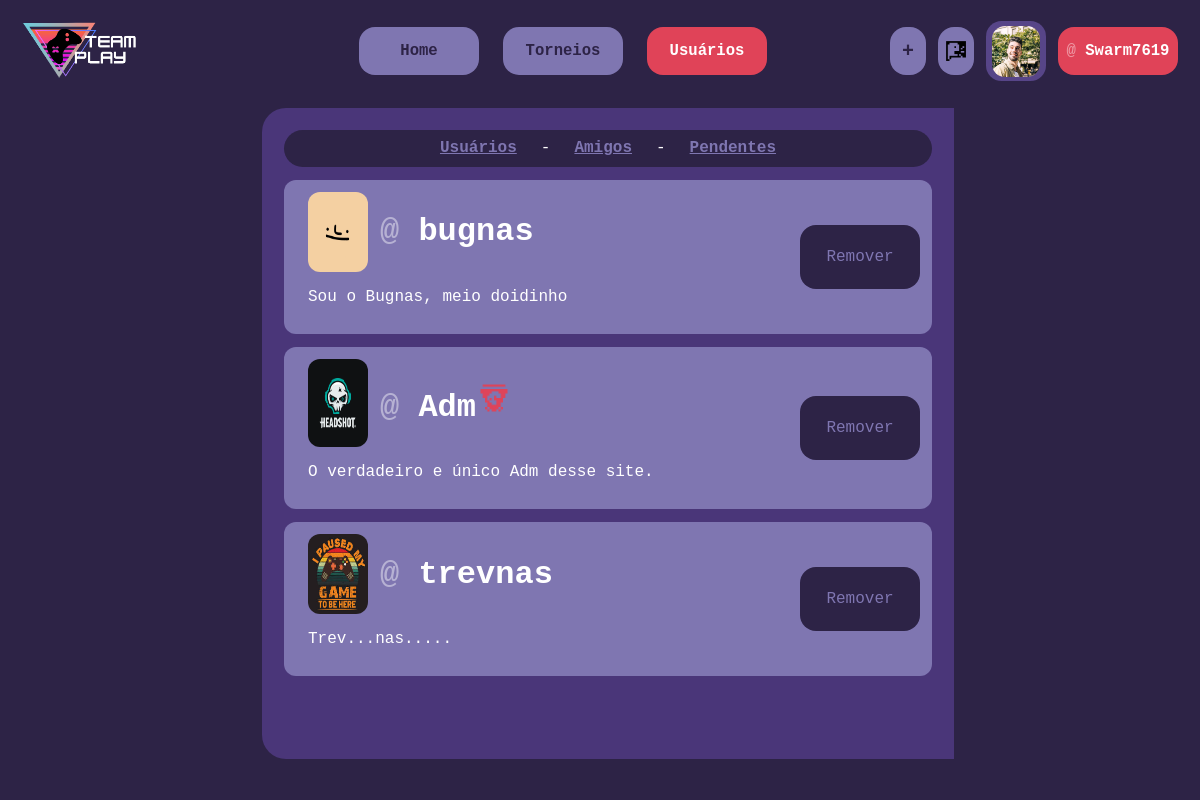
The page /public/html/friends.php?amigos (signed in) on the database its author committed.
### tables this page shows
CREATE TABLE `users` (
  `id` int(11) NOT NULL,
  `username` varchar(255) NOT NULL,
  `nickname` varchar(255) NOT NULL,
  `email` varchar(255) NOT NULL,
  `password` varchar(255) NOT NULL,
  `token` varchar(11) NOT NULL,
  `level` int(3) NOT NULL,
  `verified` int(3) NOT NULL,
  `status` int(3) NOT NULL,
  `birthday` date NOT NULL,
  `picture` varchar(255) NOT NULL,
  `region` varchar(2) NOT NULL,
  `join_date` date NOT NULL,
  `socials` varchar(1000) NOT NULL,
  `favorite_game` int(3) NOT NULL,
  `games` varchar(1000) NOT NULL,
  `gameplay` varchar(255) NOT NULL,
  `description` varchar(255) NOT NULL,
  `reputation` varchar(50) NOT NULL
);

### backend/classes/conn.php (called while the page is built, shortened)
<?php
function ids() {
    $f_ids = [];
    if ($_SESSION['userfriends']) {
        foreach ($_SESSION['userfriends'] as $f) {
            array_push($f_ids,$f[0]);
        }
        return implode(", ", $f_ids);
    } else {
        return false;
    }
};

### public/html/friends.php (the view, shortened to what this page needs)
<!DOCTYPE html>
<html lang="pt-br">
<head>
    <link rel="stylesheet" href="../css/global.css">
    <link rel="stylesheet" href="../css/style.css">
    <link rel="stylesheet" href="../css/styleNew.css">
    <link rel="stylesheet" href="../css/styleFriends.css">
    <?php
    include '../../backend/classes/conn.php';
    $logged = false;
    if (isset($_SESSION['username'])) {
        $logged = true;
    } else {
        header('Location: welcome.html');
    }
    ?>
</head>
<body>
<div class="main">
<div class="content">
<div class="toolbar">
    <div class="logo">
        <a href="index.php">
            <img src="../assets/Logo_Full.png" style="width: 10vw;" alt="TeamPlay">
        </a>
    </div>
    <div class="pages">
        <a href="index.php">
        <button class="toolbutton" id="pghome"><h1>Home</h1></button></a>
        <a href="tournaments.php">
        <button class="toolbutton" id="pgtrn"><h1>Torneios</h1></button></a>
        <a href="friends.php">
        <button class="toolbutton active" id="pgfrn"><h1>Usuários</h1></button></a>
    </div>
    <div class="userarea">
        <?php if ($logged) { ?>
        <a href="post.php" style="position: absolute; right: 23vw">
            <button class="toolbutton" id="pghome" style="width: 3vw"><h1 style="font-size: x-large;">+</h1></button></a>
        <a href="chats/index.php" style="position: absolute; right: 19vw">
        <button class="toolbutton" id="pghome" style="width: 3vw"><img src="../assets/icons/chat.png" style="width: 2.2vw; filter: brightness(0);"></button></a>
        <div class="pfpimg">
        <img src="<?php echo $_SESSION['pfp']; ?>" alt="User">
        </div>
        <?php } ?>
        <a href="user.php">
    <button class="toolbutton active" id="pghome"><h1><?php echo '<span class="at">@ </span><span>'.$_SESSION["nickname"].'</span>'?></h1></button></a>
    </div>
</div>
<div class="page">
<div class="con1">
        <div class="procura">
    <div class="tabs">
        <a href="friends.php"><strong>Usuários</strong></a>-
        <a href="friends.php?amigos"><strong>Amigos</strong></a>-
        <a href="friends.php?pendentes"><strong>Pendentes</strong><?php if ($_SESSION['notif']) {echo ' <div class="notif"></div>';} ?></a>
</div>
</div>
                <?php
$sql_tour = "SELECT * FROM users";
$res_tour = $conn -> query($sql_tour);
$row = $res_tour -> fetch_object();
if(isset($_GET['selAGame'])){
    $nick = '';
    $rank = '';
    $selFilters = [];
    if (isset($_GET['inputText'])) {
        $nick = 'users.games LIKE "%'.$_GET['inputText'].'%" ';
        array_push($selFilters, $nick);
    }
    if (isset($_GET['menu1'])) {
        $rank = 'OR users.games LIKE "%'.$_GET['menu1'].'%" ';
        array_push($selFilters, $rank);
    }
    array_push($selFilters, []);
    if (isset($_GET['checkGroup'])) {
    }
    $_SESSION['filters'] = $selFilters;
    $sql_tour = "SELECT * FROM users WHERE ".$nick.$rank.";";
    $res_tour = $conn -> query($sql_tour);
    $row = $res_tour -> fetch_object();
}
else if (isset($_GET['amigos'])){
    if (count($_SESSION['userfriends']) > 0) {
        $sql_tour = "SELECT * FROM users WHERE users.id in (".ids().")";
    } else {
        header('Location: friends.php');
    }
    $res_tour = $conn -> query($sql_tour);
    $row = $res_tour -> fetch_object();
}
if (!(isset($_GET['pendentes']) OR isset($_GET['gamefilter']))) {
    for ($t=0; $t<$res_tour->num_rows; $t++) {
        if ($row->picture == '' or $row->picture == '-' or $row->picture == '...') {
        $pfp = '../assets/user.png';
        } else {
            $pfp = $row->picture;
        }
        ?>
        <div class="post">
            <div class="sidepost">
            <div style="display: flex; align-items: center; gap: 2vw">
                <a class="postagem" style="display: flex;" href="user.php?uid=<?php echo $row->id; ?>">
                <img src="<?php echo $pfp; ?>" width="40px" class="pfp">
                <h1>
                    <span class="at">@ </span><?php echo $row->username; ?><?php if($row->verified == '1') { ?><img src="../assets/icons/icon_ver.png" class="verif" style="width: 3vw;" alt="Verificado">
                    <?php } ?>
                </h1>
                </a>
            </div>
            <p>
            <?php echo $row->description; ?>
            </p>
            </div>
            <?php
            if ($row->id != $_SESSION['id']) {
                    $isFriend = false;
                    foreach ($_SESSION['userfriends'] as $f) {
                        if ($row->id == $f[0]) {
                            $isFriend = true;
                            break;
                        }
                    }
                    if ($isFriend) {
                        ?>
                        <div style="display: flex; align-items: center; gap: 2vw">
                            <a href="friends.php?remover=<?php echo $row->id; ?>">
                                <button class="toolbutton config" style="height: 8vh; font-size: large">Remover</button>
                            </a>
                        </div>
                        <?php };
            } else {  ?>
            <div style="display: flex; align-items: center; gap: 2vw">
            <a href="edit.php"><button class="toolbutton config" style="height: 8vh; font-size: large;">Editar Perfil</button></a>
            </div>
            <?php } ?>
        </div>
    <?php
    $row = $res_tour -> fetch_object();
    };
    };
    ?>
</div>
</div>
</div>
</div>
</body>
</html>

### public/css/global.css (style rules this page uses)
* { font-family: monospace; }
:root { --will: white; --mag: #e04358; --light: #7f76b1; --shade1: #4a3679; --shade2: #574588; --black: #2d2346; --void: #1c1431; --error: #ff1900; --mag-a: #c51c6b75; --shade-a: #443a7f71; --shade2-a: #5745888e; --black-a: #1c1636a4; height: 97%; scroll-behavior: smooth; }
.verif { width: 3vw; user-select: none; display: inline; }

### public/css/style.css (style rules this page uses)
body { background-color: var(--black); font-family: monospace; color: var(--will); overflow-x: hidden; height: 100%; align-items: center; left: 1%; }
.main { width: 100%; height: 100%; display: inline-flex; background-color: var(--black); top: 0%; position: absolute; }
.content { width: 100%; }
.logo { background: none; border: none; }
.logo img { transition: .5s; }
.toolbutton { transition: .5s; height: 6vh; width: 10vw; border: none; border-radius: 2vh; font-size: .6rem; color: var(--black); display: inline-flex; background-color: var(--light); align-items: center; justify-content: center; }
.toolbutton.active { font-size: .6rem; background-color: var(--mag); color: var(--will); }
.toolbar { padding-inline: 2%; display: flex; justify-content: space-between; align-items: center; width: 96.5%; height: 13%; top: -0.1%; left: -1%; position: absolute; background-color: var(--black); z-index: 2; }
.pages { display: flex; gap: 2vw; }
.pfpimg { width: 5vw; height: 5vw; display: flex; align-items: center; justify-content: center; background-color: var(--shade2); border-radius: 1.2rem; margin-right: 1vw; }
.pfpimg img { width: 80%; border-radius: 1rem; }
.userarea { max-width: 25%; display: flex; justify-content: center; align-items: center; }
.at { color: rgba(255, 255, 255, 0.436); }
.page { color: var(--will); display: flex; justify-content: space-evenly; width: 91%; height: fit-content; background-color: var(--black); color: var(--light); font-family: monospace; top: 12vh; left: 6vw; position: absolute; padding: 1%; }
.con1 { width: 60%; background-color: var(--shade2); color: var(--will); padding: 2%; border-radius: 2vw 0% 0% 2vw; overflow-y: auto; height: 76vh; overflow-y: auto; }
.post { background-color: var(--light); margin-top: 2%; padding: 2%; border-radius: 1vw; transition: .5s; }

### public/css/styleNew.css (style rules this page uses)
body { background-color: var(--black); font-family: monospace; color: white; overflow-x: hidden; height: 100%; align-items: center; left: 1%; }
.main { width: 100%; height: 100%; display: inline-flex; background-color: var(--black); top: 0%; position: absolute; }
.content { width: 100%; display: flex; flex-direction: row; justify-content: center; }
.logo { background: none; border: none; }
.logo img { transition: .5s; }
.toolbutton { transition: .5s; height: 6vh; width: 10vw; border: none; border-radius: 2vh; font-size: .6rem; color: var(--black); display: inline-flex; background-color: var(--light); align-items: center; justify-content: center; }
.toolbutton.active { background-color: var(--mag); color: white; }
.toolbar { padding-inline: 2%; display: flex; justify-content: space-between; align-items: center; width: 96.5%; height: 13%; top: -0.1%; left: -1%; position: absolute; background-color: var(--black); z-index: 2; }
.pages { display: flex; gap: 2vw; }
.pfpimg { width: 5vw; height: 5vw; display: flex; align-items: center; justify-content: center; background-color: var(--shade2); border-radius: 1.2rem; margin-right: 1vw; }
.pfpimg img { width: 80%; border-radius: 1rem; }
.userarea { max-width: 25%; display: flex; justify-content: center; align-items: center; }
.at { color: rgba(255, 255, 255, 0.436); }
.page { color: white; display: flex; justify-content: space-around; width: 94%; height: 84%; background-color: var(--black); color: var(--light); font-family: monospace; top: 12vh; position: absolute; padding: 1%; }
.con1 { display: flex; flex-direction: column; width: 60%; background-color: var(--shade1); color: white; padding: 2%; border-radius: 2vw; overflow-y: auto; gap: 1vw; }
.post { font-size: large; background-color: var(--light); margin-top: 2%; padding: 4%; border-radius: 1vw; display: flex; align-items: center; flex-direction: row; gap: 1vw; }
.post img { width: 5vw; margin-right: 1vw; }

### rows shown on the page
users: picture (picture), username "bugnas", description "Sou o Bugnas, meio doidinho"
users: picture (picture), username "Adm", verified 1 (drawn), description "O verdadeiro e único Adm desse site."
users: picture (picture), username "trevnas", description "Trev...nas....."

### other values the page prints
$_SESSION["nickname"] "Swarm7619"
